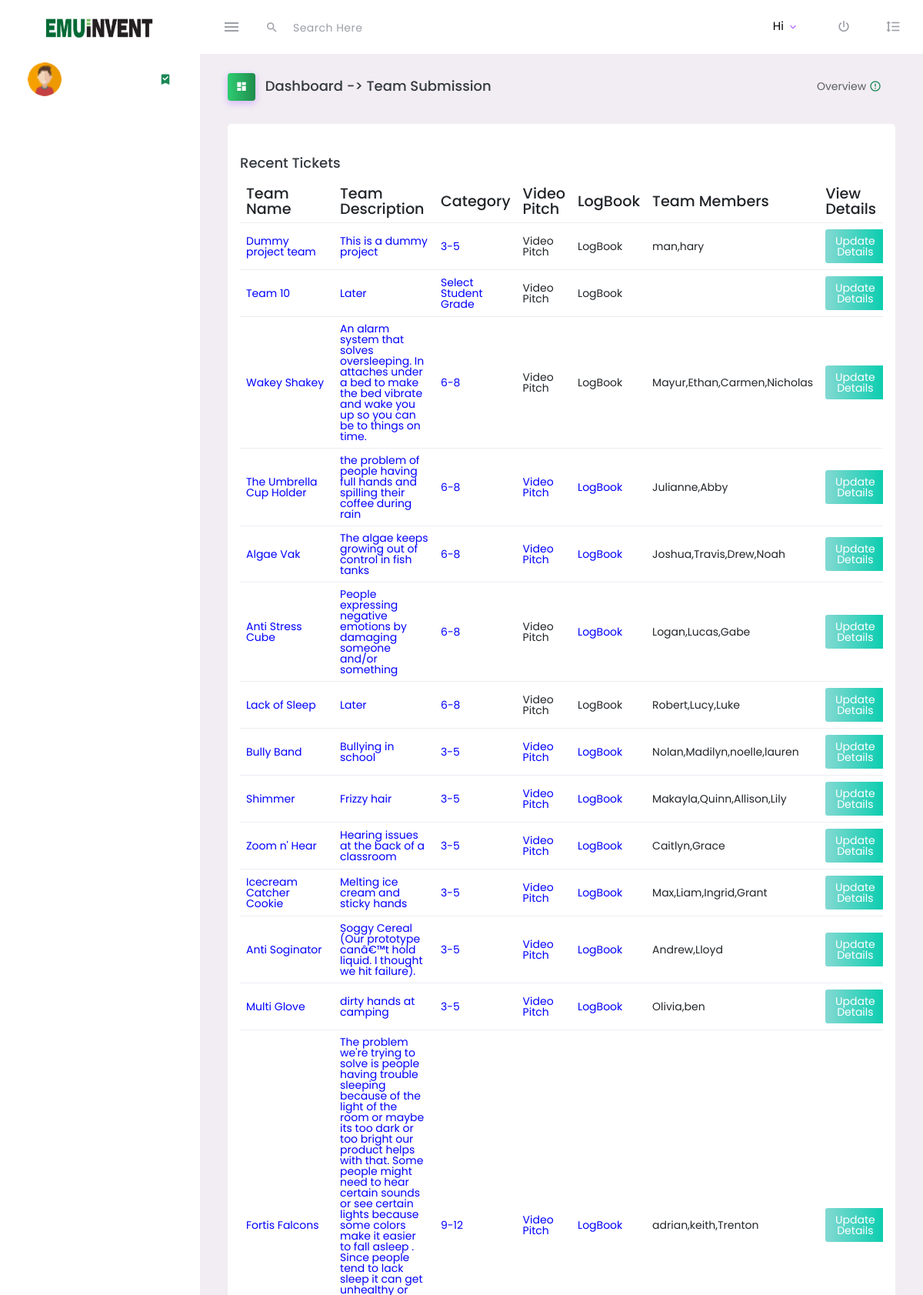
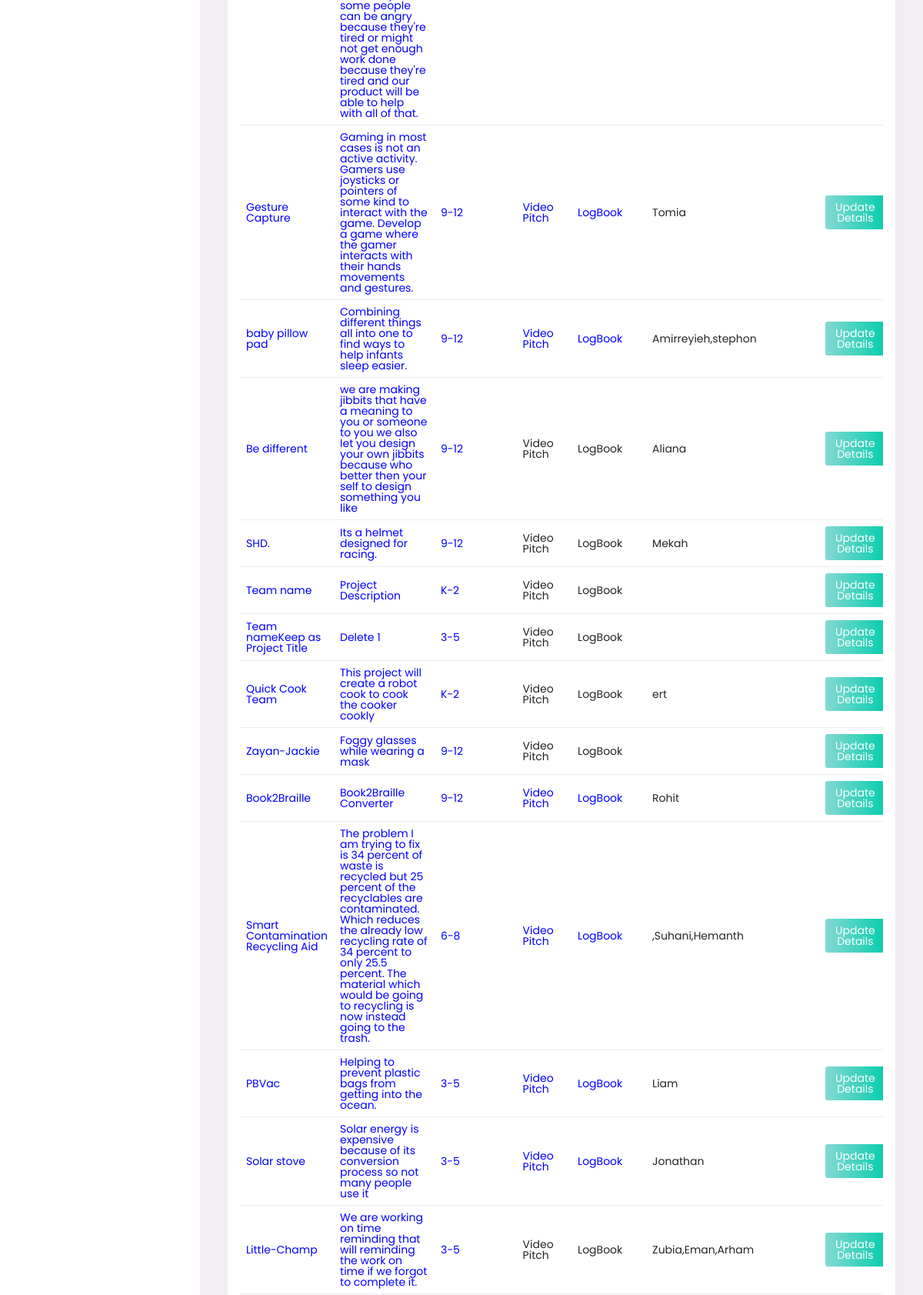
/adminpanel/superadmin/teams.php (upper part), run on the app's committed database (2 pictures, top to bottom).
### tables this page shows
CREATE TABLE `tbl_team` (
  `id` int(10) NOT NULL,
  `project_team_name` varchar(100) DEFAULT NULL,
  `project_description` longtext DEFAULT NULL,
  `log_book` varchar(1000) DEFAULT NULL,
  `trifold` char(1) DEFAULT NULL,
  `video_pitch` varchar(1000) DEFAULT NULL,
  `power_supply` char(1) DEFAULT NULL,
  `category` varchar(1000) NOT NULL,
  `year` varchar(10) NOT NULL,
  `deleted` int(11) NOT NULL DEFAULT 0
);

### adminpanel/superadmin/teams.php (the view, shortened to what this page needs)
<?php
$category='';
extract($_POST);
?>
<!DOCTYPE html>
<html lang="en">
<head>
    <link rel="stylesheet" href="../assets/vendors/mdi/css/materialdesignicons.min.css">
    <link rel="stylesheet" href="../assets/vendors/css/vendor.bundle.base.css">
    <link rel="stylesheet" href="../assets/css/style2.css">
</head>
<body>
<div class="container-scroller">
<?php include '../dashboardheader.php'; ?>
<div class="main-panel">
    <div class="content-wrapper updated">
<div class="page-header">
  <h3 class="page-title">
    <span class="page-title-icon text-white me-2">
      <i class="mdi mdi-view-dashboard"></i>
    </span> Dashboard ->
    <span class="subtitle">Team Submission</span>
  </h3>
  <nav aria-label="breadcrumb">
    <ul class="breadcrumb">
      <li class="breadcrumb-item active" aria-current="page">
        <span></span>Overview <i class="mdi mdi-alert-circle-outline icon-sm text-success align-middle"></i>
      </li>
    </ul>
  </nav>
</div>
<div class="row">
  <div class="col-12 grid-margin">
    <div class="card">
      <div class="card-body">
        <h4 class="card-title">Recent Tickets</h4>
        <div class="table-responsive">
          <table class="table team_table">
            <thead>
              <tr>
                <th scope="col">Team Name</th>
                <th scope="col">Team Description</th>
                <th scope="col">Category</th>
                <th scope="col">Video Pitch</th>
                <th scope="col">LogBook</th>
                <th scope="col">Team Members</th>
                <th scope="col">View Details</th>
              </tr>
            </thead>
            <tbody>
            <?php
            if ($category !== '') {
              $q_team = mysqli_query($conn, "SELECT DISTINCT tt.id AS team_id, tt.project_team_name AS project_name, tt.project_description, tt.category, tt.video_pitch, tt.log_book
              FROM tbl_team tt WHERE category = '$category'");
            } else {
              $q_team = mysqli_query($conn, "SELECT DISTINCT tt.id AS team_id, tt.project_team_name AS project_name, tt.project_description, tt.category, tt.video_pitch, tt.log_book
              FROM tbl_team tt");
            }
            while ($r_team = mysqli_fetch_assoc($q_team)) {
              $youtube_id = '';
              $url = $r_team['video_pitch'];
              if (preg_match('%(?:youtube(?:-nocookie)?\.com/(?:[^/]+/.+/|(?:v|e(?:mbed)?)/|.*[?&]v=)|youtu\.be/)([^"&?/ ]{11})%i', $url, $match)) {
                $youtube_id = $match[1];
              }
              $team_id = $r_team['team_id'];
              $team_m_q = mysqli_query($conn, "SELECT GROUP_CONCAT(student_first_name) AS members FROM tbl_team_member WHERE team_id = $team_id");
              $team_m_r = mysqli_fetch_assoc($team_m_q);
            ?>
              <tr>
                <td><a href="viewteams.php?team_id=<?php echo $r_team["team_id"]; ?>"><?php echo $r_team["project_name"]; ?></a></td>
                <td><a href="viewteams.php?team_id=<?php echo $r_team["team_id"]; ?>"><?php echo $r_team["project_description"]; ?></a></td>
                <td><a href="viewteams.php?team_id=<?php echo $r_team["team_id"]; ?>"><?php echo $r_team["category"]; ?></a></td>
                <?php
                if ($r_team['video_pitch'] != '') {
                  if ($youtube_id != '') {
                    echo '<td><a href="' . $r_team["video_pitch"] . '" target="_blank">Video Pitch</a></td>';
                  } else {
                    echo '<td><a href="http://grading.emuem.org/Team/' . $r_team['video_pitch'] . '" target="_blank">Video Pitch</a></td>';
                  }
                } else {
                  echo '<td>Video Pitch</td>';
                }
                if ($r_team['log_book'] != '') {
                  echo '<td><a href="http://grading.emuem.org/Team/' . $r_team['log_book'] . '" target="_blank">LogBook</a></td>';
                } else {
                  echo '<td>LogBook</td>';
                }
                ?>
                <td><?php echo $team_m_r["members"]; ?></td>
                <td><a href="edit_team.php?team_id=<?php echo $team_id; ?>"><button type="button" style="margin:0px;" class="btn btn-gradient-success btn-sm" onclick="edit(this)">Update Details</button></a></td>
              </tr>
            <?php
            }
            ?>
            </tbody>
          </table>
        </div>
      </div>
    </div>
  </div>
</div>
</div>
</div>
</div>
</body>
</html>

### data on the page
tbl_team: project_team_name "Dummy project team", project_description "This is a dummy project", category "3-5", shows "Video Pitch", shows "LogBook", members "man,hary"
tbl_team: project_team_name "Team 10", project_description "Later", category "Select Student Grade", shows "Video Pitch", shows "LogBook"
tbl_team: project_team_name "Wakey Shakey", project_description "An alarm system that solves oversleeping. In attaches under a bed to make the bed vibrate and wake you up so you can be to things on time.", category "6-8", shows "Video Pitch", shows "LogBook", members "Mayur,Ethan,Carmen,Nicholas"
tbl_team: project_team_name "The Umbrella Cup Holder", project_description "the problem of people having full hands and spilling their coffee during rain", category "6-8", members "Julianne,Abby"
tbl_team: project_team_name "Algae Vak", project_description "The algae keeps growing out of control in fish tanks", category "6-8", members "Joshua,Travis,Drew,Noah"
tbl_team: project_team_name "Anti Stress Cube", project_description "People expressing negative emotions by damaging someone and/or something", category "6-8", shows "Video Pitch", members "Logan,Lucas,Gabe"
tbl_team: project_team_name "Lack of Sleep", project_description "Later", category "6-8", shows "Video Pitch", shows "LogBook", members "Robert,Lucy,Luke"
tbl_team: project_team_name "Bully Band", project_description "Bullying in school", category "3-5", members "Nolan,Madilyn,noelle,lauren"
tbl_team: project_team_name "Shimmer", project_description "Frizzy hair", category "3-5", members "Makayla,Quinn,Allison,Lily"
tbl_team: project_team_name "Zoom n' Hear", project_description "Hearing issues at the back of a classroom", category "3-5", members "Caitlyn,Grace"
tbl_team: project_team_name "Icecream Catcher Cookie", project_description "Melting ice cream and sticky hands", category "3-5", members "Max,Liam,Ingrid,Grant"
tbl_team: project_team_name "Anti Soginator", project_description "Soggy Cereal (Our prototype canâ€™t hold liquid. I thought we hit failure).", category "3-5", members "Andrew,Lloyd"
tbl_team: project_team_name "Multi Glove", project_description "dirty hands at camping", category "3-5", members "Olivia,ben"
tbl_team: project_team_name "Fortis Falcons", project_description "The problem we're trying to solve is people having trouble sleeping because of the light of the room or maybe its too dark or too bright our product helps with that. Some people might need to hear certain sounds or see certain lights because some colors make it easier to fall asleep . Since people tend to lack sleep it can get unhealthy or some people can be angry because they're tired or might not get enough work done because they're tired and our product will be able to help with all of that.", category "9-12", members "adrian,keith,Trenton"
tbl_team: project_team_name "Gesture Capture", project_description "Gaming in most cases is not an active activity. Gamers use joysticks or pointers of some kind to interact with the game. Develop a game where the gamer interacts with their hands movements and gestures.", category "9-12", members "Tomia"
tbl_team: project_team_name "baby pillow pad", project_description "Combining different things all into one to find ways to help infants sleep easier.", category "9-12", members "Amirreyieh,stephon"
tbl_team: project_team_name "Be different", project_description "we are making jibbits that have a meaning to you or someone to you we also let you design your own jibbits because who better then your self to design something you like", category "9-12", shows "Video Pitch", shows "LogBook", members "Aliana"
tbl_team: project_team_name "SHD.", project_description "Its a helmet designed for racing.", category "9-12", shows "Video Pitch", shows "LogBook", members "Mekah"
tbl_team: project_team_name "Team name", project_description "Project Description", category "K-2", shows "Video Pitch", shows "LogBook"
tbl_team: project_team_name "Team nameKeep as Project Title", project_description "Delete 1", category "3-5", shows "Video Pitch", shows "LogBook"
tbl_team: project_team_name "Quick Cook Team", project_description "This project will create a robot cook to cook the cooker cookly", category "K-2", shows "Video Pitch", shows "LogBook", members "ert"
tbl_team: project_team_name "Zayan-Jackie", project_description "Foggy glasses while wearing a mask", category "9-12", shows "Video Pitch", shows "LogBook"
tbl_team: project_team_name "Book2Braille", project_description "Book2Braille Converter", category "9-12", members "Rohit"
tbl_team: project_team_name "Smart Contamination Recycling Aid", project_description "The problem I am trying to fix is 34 percent of waste is recycled but 25 percent of the recyclables are contaminated. Which reduces the already low recycling rate of 34 percent to only 25.5 percent. The material which would be going to recycling is now instead going to the trash.", category "6-8", members ",Suhani,Hemanth"
tbl_team: project_team_name "PBVac", project_description "Helping to prevent plastic bags from getting into the ocean.", category "3-5", members "Liam"
tbl_team: project_team_name "Solar stove", project_description "Solar energy is expensive because of its conversion process so not many people use it", category "3-5", members "Jonathan"
tbl_team: project_team_name "Little-Champ", project_description "We are working on time reminding that will reminding the work on time if we forgot to complete it.", category "3-5", shows "Video Pitch", shows "LogBook", members "Zubia,Eman,Arham"
